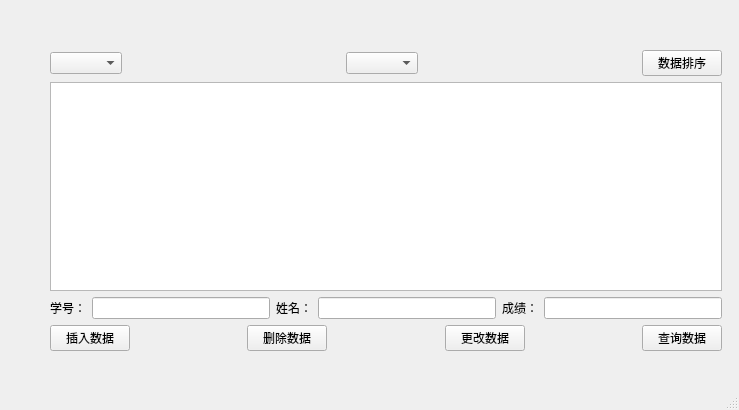
<?xml version="1.0" encoding="UTF-8"?>
<ui version="4.0">
 <class>MainWindow</class>
 <widget class="QMainWindow" name="MainWindow">
  <property name="geometry">
   <rect>
    <x>0</x>
    <y>0</y>
    <width>739</width>
    <height>410</height>
   </rect>
  </property>
  <property name="acceptDrops">
   <bool>false</bool>
  </property>
  <property name="windowTitle">
   <string>学生信息管理系统</string>
  </property>
  <property name="windowIcon">
   <iconset resource="images.qrc">
    <normaloff>:/images/title.png</normaloff>:/images/title.png</iconset>
  </property>
  <widget class="QWidget" name="centralwidget">
   <widget class="QWidget" name="">
    <property name="geometry">
     <rect>
      <x>50</x>
      <y>50</y>
      <width>672</width>
      <height>301</height>
     </rect>
    </property>
    <layout class="QVBoxLayout" name="verticalLayout">
     <item>
      <layout class="QHBoxLayout" name="horizontalLayout">
       <item>
        <widget class="QComboBox" name="comboBoxValue"/>
       </item>
       <item>
        <spacer name="horizontalSpacer">
         <property name="orientation">
          <enum>Qt::Horizontal</enum>
         </property>
         <property name="sizeHint" stdset="0">
          <size>
           <width>40</width>
           <height>20</height>
          </size>
         </property>
        </spacer>
       </item>
       <item>
        <widget class="QComboBox" name="comboBoxCond"/>
       </item>
       <item>
        <spacer name="horizontalSpacer_2">
         <property name="orientation">
          <enum>Qt::Horizontal</enum>
         </property>
         <property name="sizeHint" stdset="0">
          <size>
           <width>40</width>
           <height>20</height>
          </size>
         </property>
        </spacer>
       </item>
       <item>
        <widget class="QPushButton" name="pushButtonSort">
         <property name="text">
          <string>数据排序</string>
         </property>
        </widget>
       </item>
      </layout>
     </item>
     <item>
      <widget class="QTableView" name="tableView"/>
     </item>
     <item>
      <layout class="QHBoxLayout" name="horizontalLayout_2">
       <item>
        <widget class="QLabel" name="label">
         <property name="text">
          <string>学号：</string>
         </property>
        </widget>
       </item>
       <item>
        <widget class="QLineEdit" name="lineEdit_ID"/>
       </item>
       <item>
        <widget class="QLabel" name="label_2">
         <property name="text">
          <string>姓名：</string>
         </property>
        </widget>
       </item>
       <item>
        <widget class="QLineEdit" name="lineEdit_NAME"/>
       </item>
       <item>
        <widget class="QLabel" name="label_3">
         <property name="text">
          <string>成绩：</string>
         </property>
        </widget>
       </item>
       <item>
        <widget class="QLineEdit" name="lineEdit_SCORE"/>
       </item>
      </layout>
     </item>
     <item>
      <layout class="QHBoxLayout" name="horizontalLayout_3">
       <item>
        <widget class="QPushButton" name="pushButton_INSERT">
         <property name="text">
          <string>插入数据</string>
         </property>
        </widget>
       </item>
       <item>
        <spacer name="horizontalSpacer_3">
         <property name="orientation">
          <enum>Qt::Horizontal</enum>
         </property>
         <property name="sizeHint" stdset="0">
          <size>
           <width>40</width>
           <height>20</height>
          </size>
         </property>
        </spacer>
       </item>
       <item>
        <widget class="QPushButton" name="pushButton_DELETE">
         <property name="text">
          <string>删除数据</string>
         </property>
        </widget>
       </item>
       <item>
        <spacer name="horizontalSpacer_4">
         <property name="orientation">
          <enum>Qt::Horizontal</enum>
         </property>
         <property name="sizeHint" stdset="0">
          <size>
           <width>40</width>
           <height>20</height>
          </size>
         </property>
        </spacer>
       </item>
       <item>
        <widget class="QPushButton" name="pushButton_UPDATE">
         <property name="text">
          <string>更改数据</string>
         </property>
        </widget>
       </item>
       <item>
        <spacer name="horizontalSpacer_5">
         <property name="orientation">
          <enum>Qt::Horizontal</enum>
         </property>
         <property name="sizeHint" stdset="0">
          <size>
           <width>40</width>
           <height>20</height>
          </size>
         </property>
        </spacer>
       </item>
       <item>
        <widget class="QPushButton" name="pushButton_SEARCH">
         <property name="text">
          <string>查询数据</string>
         </property>
        </widget>
       </item>
      </layout>
     </item>
    </layout>
   </widget>
  </widget>
  <widget class="QMenuBar" name="menubar">
   <property name="geometry">
    <rect>
     <x>0</x>
     <y>0</y>
     <width>739</width>
     <height>25</height>
    </rect>
   </property>
  </widget>
  <widget class="QStatusBar" name="statusbar"/>
 </widget>
 <resources>
  <include location="images.qrc"/>
 </resources>
 <connections/>
</ui>
